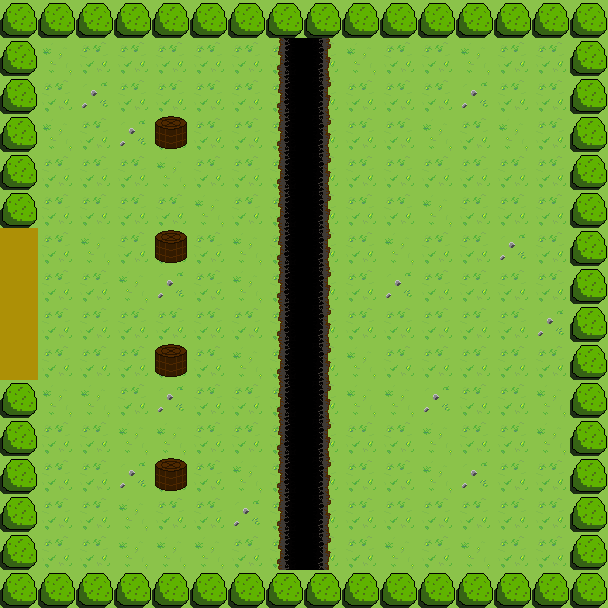

This is a level from a 2D game, rendered from its Tiled map with the project's own tilesets. A one-line summary and the complete map file follow:
An orthogonal 16x16 tile map with 38x38 px tiles, 2 tile layers (background, walls).

<map version="1.10" tiledversion="1.10.2" orientation="orthogonal" renderorder="right-down" width="16" height="16" tilewidth="38" tileheight="38" infinite="0" nextlayerid="6" nextobjectid="1">
 <tileset firstgid="1" source="deltaworld.tsx" />
 <layer id="2" name="background" width="16" height="16">
  <data encoding="csv">
0,0,0,0,0,0,0,0,0,0,0,0,0,0,0,0,
0,22,1,1,1,1,1,1,1,22,1,1,22,1,1,0,
0,1,21,1,1,1,1,1,1,1,1,1,21,1,1,0,
0,22,1,21,1,1,1,1,1,1,1,22,1,22,1,0,
0,1,1,1,22,1,1,1,1,1,1,1,1,1,1,0,
0,1,1,1,1,22,1,1,1,1,1,22,1,1,1,0,
3,1,22,1,1,1,22,1,1,1,22,1,1,21,1,0,
3,1,1,22,21,1,22,1,1,1,21,1,1,1,1,0,
3,1,1,1,1,1,1,1,1,1,1,1,1,1,21,0,
3,1,1,1,1,1,22,1,1,22,1,1,1,1,1,0,
0,22,22,1,21,1,1,1,1,22,22,21,1,1,22,0,
0,1,1,22,22,1,1,1,1,1,1,22,1,1,22,0,
0,1,1,21,1,1,22,1,1,1,1,22,21,1,1,0,
0,1,1,22,1,1,21,1,1,1,1,1,1,1,1,0,
0,1,1,22,22,22,1,1,1,1,22,1,22,1,1,0,
0,0,0,0,0,0,0,0,0,0,0,0,0,0,0,0
</data>
 </layer>
 <layer id="1" name="walls" width="16" height="16">
  <data encoding="csv">
2,2,2,2,2,2,2,2,2,2,2,2,2,2,2,2,
2,0,0,0,0,0,0,15,14,0,0,0,0,0,0,2,
2,0,0,0,0,0,0,15,14,0,0,0,0,0,0,2,
2,0,0,0,5,0,0,15,14,0,0,0,0,0,0,2,
2,0,0,0,0,0,0,15,14,0,0,0,0,0,0,2,
2,0,0,0,0,0,0,15,14,0,0,0,0,0,0,2,
0,0,0,0,5,0,0,15,14,0,0,0,0,0,0,2,
0,0,0,0,0,0,0,15,14,0,0,0,0,0,0,2,
0,0,0,0,0,0,0,15,14,0,0,0,0,0,0,2,
0,0,0,0,5,0,0,15,14,0,0,0,0,0,0,2,
2,0,0,0,0,0,0,15,14,0,0,0,0,0,0,2,
2,0,0,0,0,0,0,15,14,0,0,0,0,0,0,2,
2,0,0,0,5,0,0,15,14,0,0,0,0,0,0,2,
2,0,0,0,0,0,0,15,14,0,0,0,0,0,0,2,
2,0,0,0,0,0,0,15,14,0,0,0,0,0,0,2,
2,2,2,2,2,2,2,2,2,2,2,2,2,2,2,2
</data>
 </layer>
</map>
